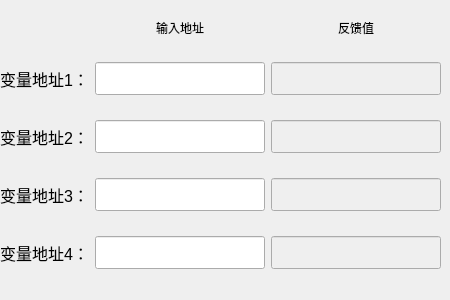
        <widget class="QWidget" name="page_1_1">
         <widget class="QWidget" name="widget_1_1" native="true">
          <property name="geometry">
           <rect>
            <x>0</x>
            <y>0</y>
            <width>441</width>
            <height>291</height>
           </rect>
          </property>
          <layout class="QGridLayout" name="gridLayout">
           <item row="0" column="1">
            <widget class="QLabel" name="label">
             <property name="sizePolicy">
              <sizepolicy hsizetype="Preferred" vsizetype="Fixed">
               <horstretch>0</horstretch>
               <verstretch>0</verstretch>
              </sizepolicy>
             </property>
             <property name="text">
              <string>输入地址</string>
             </property>
             <property name="alignment">
              <set>Qt::AlignCenter</set>
             </property>
            </widget>
           </item>
           <item row="0" column="2">
            <widget class="QLabel" name="label_14">
             <property name="sizePolicy">
              <sizepolicy hsizetype="Preferred" vsizetype="Fixed">
               <horstretch>0</horstretch>
               <verstretch>0</verstretch>
              </sizepolicy>
             </property>
             <property name="text">
              <string>反馈值</string>
             </property>
             <property name="alignment">
              <set>Qt::AlignCenter</set>
             </property>
            </widget>
           </item>
           <item row="1" column="0">
            <widget class="QLabel" name="label_10">
             <property name="font">
              <font>
               <pointsize>12</pointsize>
              </font>
             </property>
             <property name="text">
              <string>变量地址1：</string>
             </property>
            </widget>
           </item>
           <item row="1" column="1">
            <widget class="QLineEdit" name="Variable_Address_1">
             <property name="sizePolicy">
              <sizepolicy hsizetype="Expanding" vsizetype="Fixed">
               <horstretch>0</horstretch>
               <verstretch>0</verstretch>
              </sizepolicy>
             </property>
             <property name="font">
              <font>
               <pointsize>16</pointsize>
              </font>
             </property>
             <property name="focusPolicy">
              <enum>Qt::NoFocus</enum>
             </property>
             <property name="alignment">
              <set>Qt::AlignCenter</set>
             </property>
            </widget>
           </item>
           <item row="1" column="2">
            <widget class="QLineEdit" name="Variable_Address_1_Value">
             <property name="enabled">
              <bool>false</bool>
             </property>
             <property name="sizePolicy">
              <sizepolicy hsizetype="Expanding" vsizetype="Fixed">
               <horstretch>0</horstretch>
               <verstretch>0</verstretch>
              </sizepolicy>
             </property>
             <property name="font">
              <font>
               <pointsize>16</pointsize>
              </font>
             </property>
             <property name="focusPolicy">
              <enum>Qt::NoFocus</enum>
             </property>
             <property name="alignment">
              <set>Qt::AlignCenter</set>
             </property>
            </widget>
           </item>
           <item row="2" column="0">
            <widget class="QLabel" name="label_11">
             <property name="font">
              <font>
               <pointsize>12</pointsize>
              </font>
             </property>
             <property name="text">
              <string>变量地址2：</string>
             </property>
            </widget>
           </item>
           <item row="2" column="1">
            <widget class="QLineEdit" name="Variable_Address_2">
             <property name="sizePolicy">
              <sizepolicy hsizetype="Expanding" vsizetype="Fixed">
               <horstretch>0</horstretch>
               <verstretch>0</verstretch>
              </sizepolicy>
             </property>
             <property name="font">
              <font>
               <pointsize>16</pointsize>
              </font>
             </property>
             <property name="focusPolicy">
              <enum>Qt::NoFocus</enum>
             </property>
             <property name="alignment">
              <set>Qt::AlignCenter</set>
             </property>
            </widget>
           </item>
           <item row="2" column="2">
            <widget class="QLineEdit" name="Variable_Address_2_Value">
             <property name="enabled">
              <bool>false</bool>
             </property>
             <property name="sizePolicy">
              <sizepolicy hsizetype="Expanding" vsizetype="Fixed">
               <horstretch>0</horstretch>
               <verstretch>0</verstretch>
              </sizepolicy>
             </property>
             <property name="font">
              <font>
               <pointsize>16</pointsize>
              </font>
             </property>
             <property name="focusPolicy">
              <enum>Qt::NoFocus</enum>
             </property>
             <property name="alignment">
              <set>Qt::AlignCenter</set>
             </property>
            </widget>
           </item>
           <item row="3" column="0">
            <widget class="QLabel" name="label_13">
             <property name="font">
              <font>
               <pointsize>12</pointsize>
              </font>
             </property>
             <property name="text">
              <string>变量地址3：</string>
             </property>
            </widget>
           </item>
           <item row="3" column="1">
            <widget class="QLineEdit" name="Variable_Address_3">
             <property name="sizePolicy">
              <sizepolicy hsizetype="Expanding" vsizetype="Fixed">
               <horstretch>0</horstretch>
               <verstretch>0</verstretch>
              </sizepolicy>
             </property>
             <property name="font">
              <font>
               <pointsize>16</pointsize>
              </font>
             </property>
             <property name="focusPolicy">
              <enum>Qt::NoFocus</enum>
             </property>
             <property name="alignment">
              <set>Qt::AlignCenter</set>
             </property>
            </widget>
           </item>
           <item row="3" column="2">
            <widget class="QLineEdit" name="Variable_Address_3_Value">
             <property name="enabled">
              <bool>false</bool>
             </property>
             <property name="sizePolicy">
              <sizepolicy hsizetype="Expanding" vsizetype="Fixed">
               <horstretch>0</horstretch>
               <verstretch>0</verstretch>
              </sizepolicy>
             </property>
             <property name="font">
              <font>
               <pointsize>16</pointsize>
              </font>
             </property>
             <property name="focusPolicy">
              <enum>Qt::NoFocus</enum>
             </property>
             <property name="alignment">
              <set>Qt::AlignCenter</set>
             </property>
            </widget>
           </item>
           <item row="4" column="0">
            <widget class="QLabel" name="label_20">
             <property name="font">
              <font>
               <pointsize>12</pointsize>
              </font>
             </property>
             <property name="text">
              <string>变量地址4：</string>
             </property>
            </widget>
           </item>
           <item row="4" column="1">
            <widget class="QLineEdit" name="Variable_Address_4">
             <property name="sizePolicy">
              <sizepolicy hsizetype="Expanding" vsizetype="Fixed">
               <horstretch>0</horstretch>
               <verstretch>0</verstretch>
              </sizepolicy>
             </property>
             <property name="font">
              <font>
               <pointsize>16</pointsize>
              </font>
             </property>
             <property name="focusPolicy">
              <enum>Qt::NoFocus</enum>
             </property>
             <property name="alignment">
              <set>Qt::AlignCenter</set>
             </property>
            </widget>
           </item>
           <item row="4" column="2">
            <widget class="QLineEdit" name="Variable_Address_4_Value">
             <property name="enabled">
              <bool>false</bool>
             </property>
             <property name="sizePolicy">
              <sizepolicy hsizetype="Expanding" vsizetype="Fixed">
               <horstretch>0</horstretch>
               <verstretch>0</verstretch>
              </sizepolicy>
             </property>
             <property name="font">
              <font>
               <pointsize>16</pointsize>
              </font>
             </property>
             <property name="focusPolicy">
              <enum>Qt::NoFocus</enum>
             </property>
             <property name="alignment">
              <set>Qt::AlignCenter</set>
             </property>
            </widget>
           </item>
          </layout>
         </widget>
        </widget>
